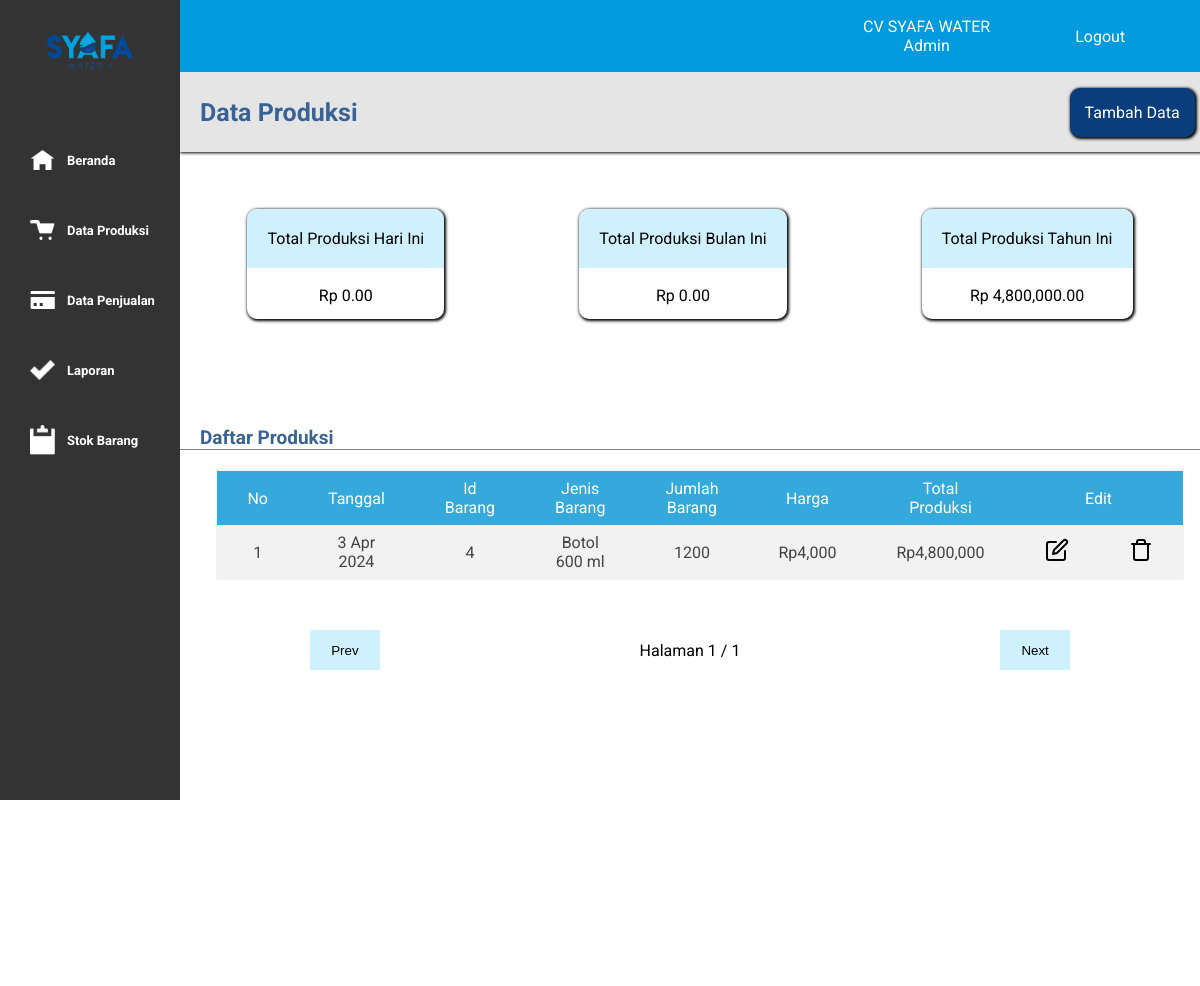
Before: /data_produksi.php with the older database file.
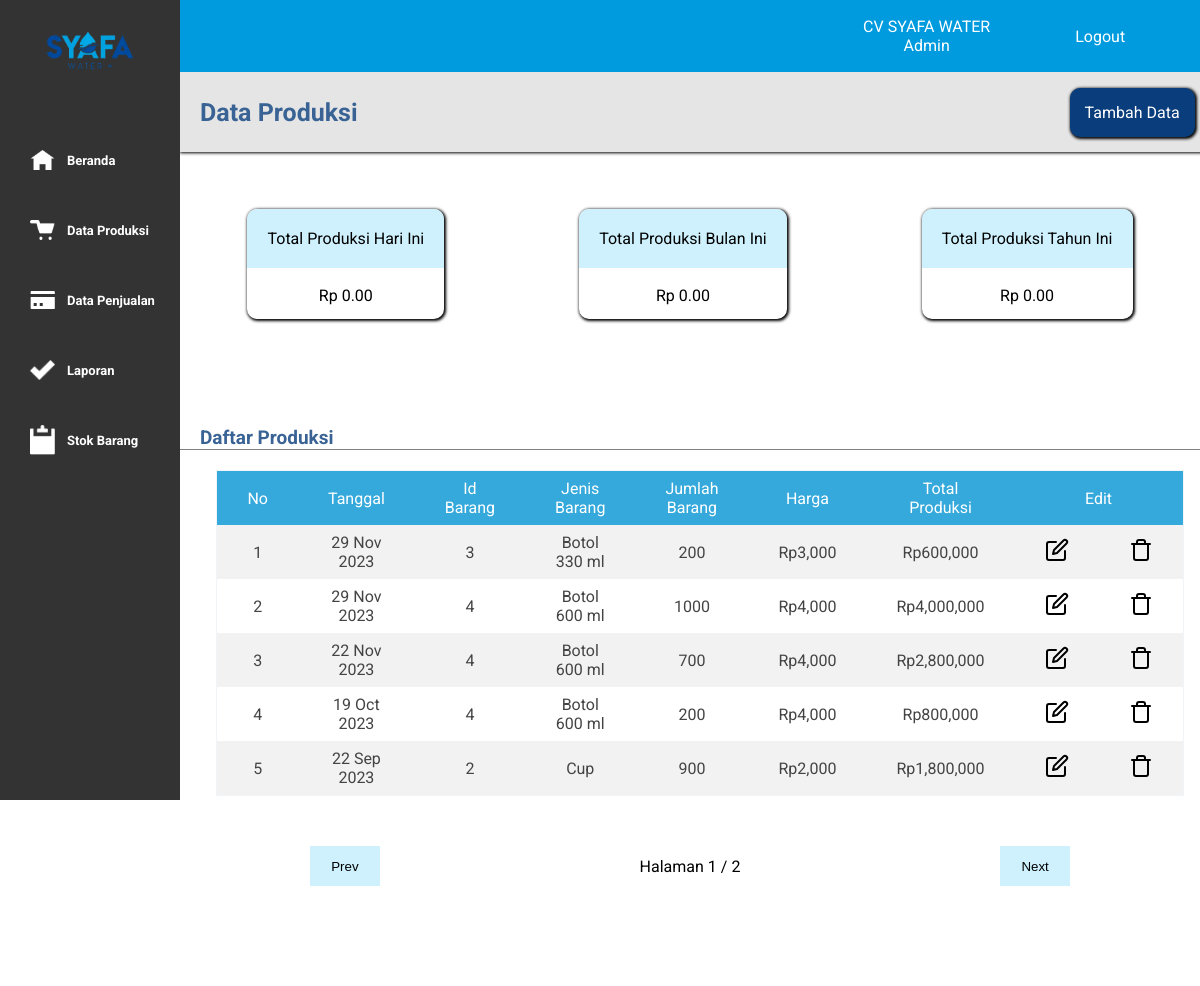
After: the same page with the newer database file.
### tables this page shows
CREATE TABLE `data_produksi` (
  `id_produksi` int(11) NOT NULL,
  `id_barang` int(11) NOT NULL,
  `tanggal_produksi` date NOT NULL,
  `nama_barang` varchar(255) DEFAULT NULL,
  `jumlah_produksi` int(11) DEFAULT NULL,
  `harga_produksi` int(11) DEFAULT NULL
);

### data_produksi.php (the view, shortened to what the changed rows need)
<!DOCTYPE html>
<html lang="en">
<head>
    <link rel="stylesheet" href="style.css">
</head>
<body>
    <div class="container">
        <div class="main">
            <div class="content">
                <div class="ringkasan">
                    <div class="tahun" id="sum">
                        <div class="judul">
                            <p>Total Produksi Tahun Ini</p>
                        </div>
                        <div class="isi">
                            <?php
                            $host = 'localhost';
                            $user = 'root';
                            $pass = '';
                            $dbname = 'admin_syafa';
                            $koneksi = new mysqli($host, $user, $pass, $dbname);
                            $tahun_bulan_ini = date("Y");
                            $query = "SELECT SUM(harga_produksi*jumlah_produksi) AS total_pemasukkan FROM data_produksi WHERE DATE_FORMAT(tanggal_produksi, '%Y') = '$tahun_bulan_ini'";
                            $result = $koneksi->query($query);
                            if ($result->num_rows == 1) {
                                $row = $result->fetch_assoc();
                                $total_pemasukkan = $row['total_pemasukkan'];
                                echo "Rp " . number_format($total_pemasukkan, 2);
                            } else {
                                echo "Belum ada pemasukkan dalam bulan ini.";
                            }
                            ?>
                        </div>
                    </div>
                </div>
                <div class="hasil">
                    <?php
                    $koneksi = new mysqli('localhost', 'root', '', 'admin_syafa');
                    $itemsPerHalaman = 5;
                    $halamanSaatIni = isset($_GET['halaman']) ? $_GET['halaman'] : 1;
                    $offset = ($halamanSaatIni - 1) * $itemsPerHalaman;
                    $query = "SELECT * FROM data_produksi ORDER BY tanggal_produksi DESC LIMIT $itemsPerHalaman OFFSET $offset ";
                    $result = $koneksi->query($query);
                    $i = 1 + ($halamanSaatIni - 1) * $itemsPerHalaman;
                    ?>
                    <table>
                        <tr>
                            <th>No</th>
                            <th width='200px' ;>Tanggal</th>
                            <th>Id Barang</th>
                            <th>Jenis Barang</th>
                            <th>Jumlah Barang</th>
                            <th>Harga</th>
                            <th>Total Produksi</th>
                            <th colspan="2">Edit</th>
                        </tr>
                        <?php
                        while ($row = $result->fetch_assoc()) {
                            echo "<tr>";
                            echo "<td>" . $i . "</td>";
                            $tanggal = date('j M Y', strtotime($row['tanggal_produksi']));
                            echo "<td>" . $tanggal . "</td>";
                            echo "<td>" . $row['id_barang'] . "</td>";
                            echo "<td>" . $row['nama_barang'] . "</td>";
                            echo "<td>" . $row['jumlah_produksi'] . "</td>";
                            echo "<td>" ."Rp". number_format($row['harga_produksi']) . "</td>";
                            $total_pengeluaran = $row['jumlah_produksi'] * $row['harga_produksi'];
                            echo "<td>" . "Rp".number_format($total_pengeluaran) . "</td>";
                            echo "<td><a href='edit_data_produksi.php?id_produksi=" . $row['id_produksi'] . "'><i data-feather='edit'></i></a></td>";
                            echo "<td><a href='proses_hapus_produksi.php?id_produksi=" . $row['id_produksi'] . "'><i data-feather='trash'></i></a></td>";
                            echo "</tr>";
                            $i++;
                        }
                        echo "</table>";
                        ?>
                        <div id="pagination">
                            <?php
                            $queryTotalItems = "SELECT COUNT(*) as total FROM data_produksi";
                            $resultTotalItems = $koneksi->query($queryTotalItems);
                            $totalItems = $resultTotalItems->fetch_assoc()['total'];
                            $totalHalaman = ceil($totalItems / $itemsPerHalaman);
                            ?>
                            <button onclick="prevPage(event)">Prev</button>
                            <div class="info-halaman">
                                Halaman <span id="currentPage"><?= $halamanSaatIni ?></span> / <?= $totalHalaman ?>
                            </div>
                            <button onclick="nextPage(event)">Next</button>
                        </div>
                </div>
            </div>
        </div>
    </div>
</body>
</html>

Changed rows visible on the page:
removed data_produksi: tanggal_produksi "3 Apr 2024", id_barang "4", nama_barang "Botol 600 ml", jumlah_produksi "1200", harga_produksi "4,000", total_pengeluaran "4,800,000"
added data_produksi: tanggal_produksi "29 Nov 2023", id_barang "3", nama_barang "Botol 330 ml", jumlah_produksi "200", harga_produksi "3,000", total_pengeluaran "600,000"
added data_produksi: tanggal_produksi "29 Nov 2023", id_barang "4", nama_barang "Botol 600 ml", jumlah_produksi "1000", harga_produksi "4,000", total_pengeluaran "4,000,000"
added data_produksi: tanggal_produksi "22 Nov 2023", id_barang "4", nama_barang "Botol 600 ml", jumlah_produksi "700", harga_produksi "4,000", total_pengeluaran "2,800,000"
added data_produksi: tanggal_produksi "19 Oct 2023", id_barang "4", nama_barang "Botol 600 ml", jumlah_produksi "200", harga_produksi "4,000", total_pengeluaran "800,000"
added data_produksi: tanggal_produksi "22 Sep 2023", id_barang "2", nama_barang "Cup", jumlah_produksi "900", harga_produksi "2,000", total_pengeluaran "1,800,000"
Other visible differences:
$total_pemasukkan: "4,800,000.00" → "0.00"
$totalHalaman: "1" → "2"
